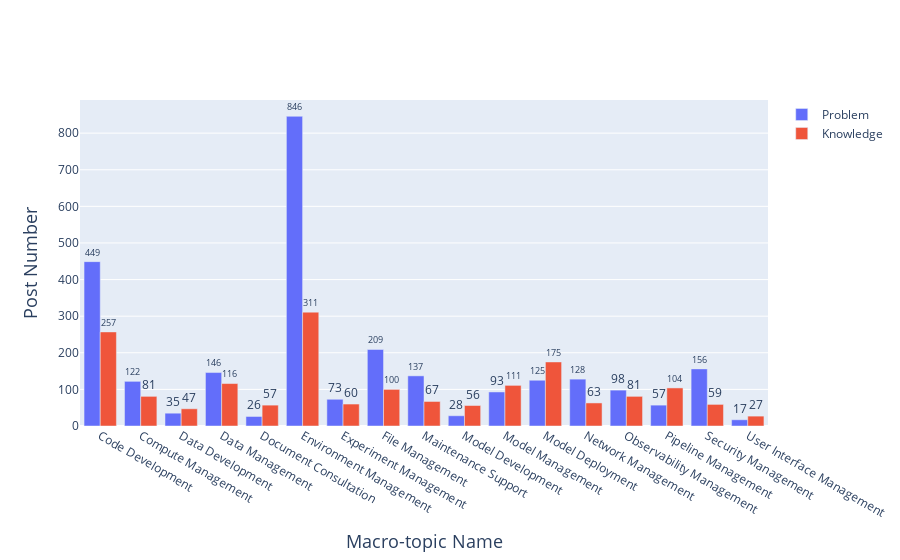

Notebook code cell kept with this figure:
### Code cell
df = pd.read_json(os.path.join(path_rq3, 'macro-topics.json'))

categories = []
frequency_p = []
frequency_k = [] 

for index, group in df.groupby('Resolution_summary_topic_macro'):
    categories.append(macro_topic_indexing[index])
    frequency_p.append(len(group[group['Challenge_type'] == 'problem']))
    frequency_k.append(len(group[group['Challenge_type'] == 'knowledge']))
    
# Create a stacked bar chart
fig = go.Figure(data=[
    go.Bar(name='Problem', x=categories, y=frequency_p, text=frequency_p, textposition='outside'),
    go.Bar(name='Knowledge', x=categories, y=frequency_k, text=frequency_k, textposition='outside')
])

# Change the bar mode
fig.update_layout(
    barmode='group',
    xaxis_title="Macro-topic Name",
    yaxis_title="Post Number",
    xaxis=dict(title_font=dict(size=18)), 
    yaxis=dict(title_font=dict(size=18)),
)
fig.show()
fig.write_image(os.path.join(path_rq3, 'Macro-topics frequency histogram.pdf'))

### Figure 1 — Plotly figure (JSON) as saved in the notebook; plotly's stock layout.template omitted (floating-point values rounded to 4 significant figures)
{"data": [{"name": "Problem", "text": ["449", "122", "35", "146", "26", "846", "73", "209", "137", "28", "93", "125", "128", "98", "57", "156", "17"], "textposition": "outside", "type": "bar", "x": ["Code Development", "Compute Management", "Data Development", "Data Management", "Document Consultation", "Environment Management", "Experiment Management", "File Management", "Maintenance Support", "Model Development", "Model Management", "Model Deployment", "Network Management", "Observability Management", "Pipeline Management", "Security Management", "User Interface Management"], "y": [449, 122, 35, 146, 26, 846, 73, 209, 137, 28, 93, 125, 128, 98, 57, 156, 17]}, {"name": "Knowledge", "text": ["257", "81", "47", "116", "57", "311", "60", "100", "67", "56", "111", "175", "63", "81", "104", "59", "27"], "textposition": "outside", "type": "bar", "x": ["Code Development", "Compute Management", "Data Development", "Data Management", "Document Consultation", "Environment Management", "Experiment Management", "File Management", "Maintenance Support", "Model Development", "Model Management", "Model Deployment", "Network Management", "Observability Management", "Pipeline Management", "Security Management", "User Interface Management"], "y": [257, 81, 47, 116, 57, 311, 60, 100, 67, 56, 111, 175, 63, 81, 104, 59, 27]}], "layout": {"barmode": "group", "xaxis": {"title": {"font": {"size": 18}, "text": "Macro-topic Name"}}, "yaxis": {"title": {"font": {"size": 18}, "text": "Post Number"}}}}
